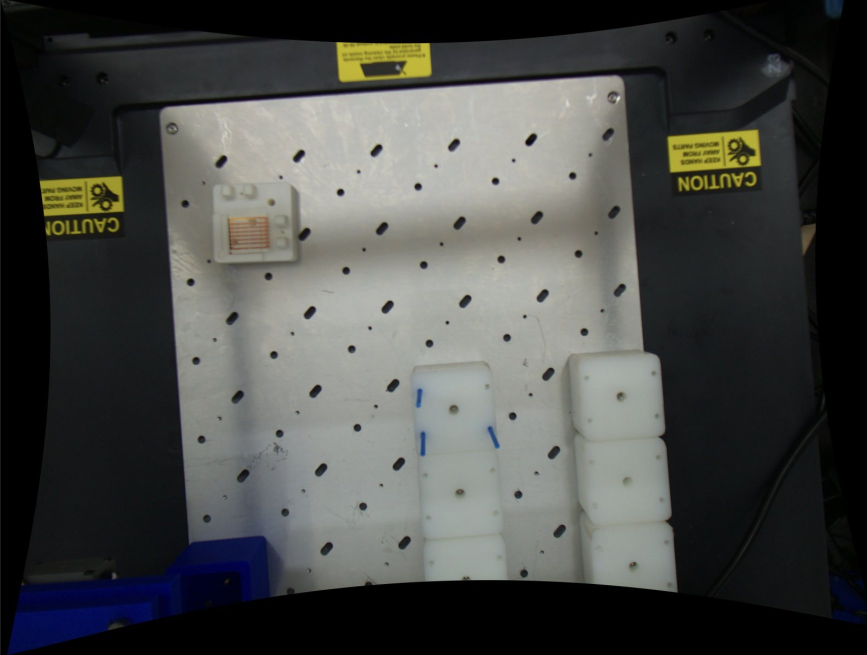
#> input picture tests/data/real_plate_corrected.jpg, 1734 x 1310 px (shown at 1/2 size)
$ python -i substrates.py   (imports and definitions only)
#> lines starting #> are read from the running program, lines starting #| are printed output that depends on the picture; after the words box and inside, x2 and y2 are one past the last pixel; in counts of white or black regions, pixels touching at a corner belong together
"""Substrate detection from red corner tape.

A port of the team's `substrateRecognition` script, same algorithm and defaults,
split into functions the GUI and the orchestrator can call on any frame instead
of only on a fresh 4056x3040 still:

1. red markers: HSV threshold for red (hue wraps, so two ranges), open to drop
   specks, close to join a fragmented marker, contours, enclosing circle.
2. pairing: each substrate has two markers on a diagonal, one upper-right and
   one lower-left. Every valid (upper-right, lower-left) pair is a candidate,
   best score first, each marker used once. The score is the distance between
   the pair, or, when the real spacing is known, how far the pair is from it.
3. numbering: sort pair centres into rows, then left to right, so S1, S2, ...
   read like text.

All pixel settings in SubstrateParams are written for a 4056 px wide frame, as
in the script. detect() rescales them to the frame it is given.
"""
from __future__ import annotations

from dataclasses import dataclass, replace
from typing import Any

import cv2
import numpy as np

REFERENCE_WIDTH = 4056


@dataclass(frozen=True)
class SubstrateParams:
    min_red_area: float = 100.0
    red_close_kernel: int = 31
    min_diagonal_dx: float = 10.0
    min_diagonal_dy: float = 10.0
    max_pair_distance: float = 1200.0
    expected_dx: float | None = None      # marker spacing in pixels at 4056 px wide
    expected_dy: float | None = None
    pair_tolerance: float = 0.30
    row_tolerance: float = 150.0

    def scaled(self, frame_width: int) -> "SubstrateParams":
        k = frame_width / REFERENCE_WIDTH
        kern = max(3, int(round(self.red_close_kernel * k)) | 1)
        return replace(
            self,
            min_red_area=self.min_red_area * k * k,
            red_close_kernel=kern,
            min_diagonal_dx=self.min_diagonal_dx * k,
            min_diagonal_dy=self.min_diagonal_dy * k,
            max_pair_distance=self.max_pair_distance * k,
            expected_dx=None if self.expected_dx is None else self.expected_dx * k,
            expected_dy=None if self.expected_dy is None else self.expected_dy * k,
            row_tolerance=self.row_tolerance * k,
        )


def detect_red_markers(bgr: np.ndarray, p: SubstrateParams) -> list[dict]:
    hsv = cv2.cvtColor(bgr, cv2.COLOR_BGR2HSV)
    m1 = cv2.inRange(hsv, np.array([0, 100, 80]), np.array([10, 255, 255]))
    m2 = cv2.inRange(hsv, np.array([170, 100, 80]), np.array([179, 255, 255]))
    mask = cv2.bitwise_or(m1, m2)
    mask = cv2.morphologyEx(mask, cv2.MORPH_OPEN, np.ones((5, 5), np.uint8))
    kernel = cv2.getStructuringElement(cv2.MORPH_ELLIPSE, (p.red_close_kernel, p.red_close_kernel))
    mask = cv2.morphologyEx(mask, cv2.MORPH_CLOSE, kernel)
    contours, _ = cv2.findContours(mask, cv2.RETR_EXTERNAL, cv2.CHAIN_APPROX_SIMPLE)
    markers = []
    for c in contours:
        area = cv2.contourArea(c)
        if area < p.min_red_area:
            continue
        (x, y), r = cv2.minEnclosingCircle(c)
        markers.append({"x": round(float(x), 2), "y": round(float(y), 2),
                        "radius": round(float(r), 2), "area": round(float(area), 2)})
    markers.sort(key=lambda m: (m["y"], m["x"]))
    return markers


def pair_markers(markers: list[dict], p: SubstrateParams) -> tuple[list[dict], list[int]]:
    cands = []
    for i, a in enumerate(markers):
        for j, b in enumerate(markers):
            if i == j:
                continue
            dx = a["x"] - b["x"]          # a is the upper-right marker
            dy = b["y"] - a["y"]          # b is the lower-left marker
            if dx < p.min_diagonal_dx or dy < p.min_diagonal_dy:
                continue
            dist = float(np.hypot(dx, dy))
            if dist > p.max_pair_distance:
                continue
            if p.expected_dx is not None and abs(dx - p.expected_dx) > p.expected_dx * p.pair_tolerance:
                continue
            if p.expected_dy is not None and abs(dy - p.expected_dy) > p.expected_dy * p.pair_tolerance:
                continue
            if p.expected_dx is not None and p.expected_dy is not None:
                score = abs(dx - p.expected_dx) / p.expected_dx + abs(dy - p.expected_dy) / p.expected_dy
            else:
                score = dist
            cands.append((score, i, j, dist))
    cands.sort(key=lambda c: c[0])
    used: set[int] = set()
    subs = []
    for _score, i, j, dist in cands:
        if i in used or j in used:
            continue
        a, b = markers[i], markers[j]
        subs.append({"marker_1": a, "marker_2": b,
                     "center_x": round((a["x"] + b["x"]) / 2, 2),
                     "center_y": round((a["y"] + b["y"]) / 2, 2),
                     "pair_distance_px": round(dist, 2)})
        used.update((i, j))
    return subs, [i for i in range(len(markers)) if i not in used]


def number_substrates(subs: list[dict], p: SubstrateParams) -> list[dict]:
    rows: list[dict] = []
    for s in sorted(subs, key=lambda s: (s["center_y"], s["center_x"])):
        row = next((r for r in rows if abs(s["center_y"] - r["y"]) <= p.row_tolerance), None)
        if row is None:
            rows.append({"y": s["center_y"], "items": [s]})
        else:
            row["items"].append(s)
            row["y"] = float(np.mean([i["center_y"] for i in row["items"]]))
    out: list[dict] = []
    for row in sorted(rows, key=lambda r: r["y"]):
        for s in sorted(row["items"], key=lambda s: s["center_x"]):
            s["substrate_id"] = len(out) + 1
            out.append(s)
    return out


def annotate(bgr: np.ndarray, markers: list[dict], subs: list[dict]) -> np.ndarray:
    out = bgr.copy()
    k = max(0.25, out.shape[1] / REFERENCE_WIDTH)
    for m in markers:
        cv2.circle(out, (int(m["x"]), int(m["y"])), max(6, int(m["radius"]) + int(5 * k)),
                   (0, 255, 0), max(2, int(5 * k)))
    scale, thick = 2.0 * k * 1.6, max(2, int(5 * k))
    for s in subs:
        label = f"S{s['substrate_id']}"
        (tw, th), _ = cv2.getTextSize(label, cv2.FONT_HERSHEY_SIMPLEX, scale, thick)
        cv2.putText(out, label, (int(s["center_x"]) - tw // 2, int(s["center_y"]) + th // 2),
                    cv2.FONT_HERSHEY_SIMPLEX, scale, (0, 0, 0), thick, cv2.LINE_AA)
    return out


def detect(rgb: np.ndarray, params: SubstrateParams | None = None) -> dict[str, Any]:
    """Run the whole pipeline on an RGB frame. Pixel results are in this frame's
    own pixels; the annotated image is BGR, ready for cv2.imwrite."""
    h, w = rgb.shape[:2]
    p = (params or SubstrateParams()).scaled(w)
    bgr = cv2.cvtColor(rgb, cv2.COLOR_RGB2BGR)
    markers = detect_red_markers(bgr, p)
    subs, unmatched = pair_markers(markers, p)
    subs = number_substrates(subs, p)
    return {
        "image_width": w, "image_height": h, "coordinate_units": "pixels",
        "marker_count": len(markers), "substrate_count": len(subs),
        "pairing_verified": False,
        "substrates": subs,
        "unmatched_markers": [markers[i] for i in unmatched],
        "_markers": markers, "_bgr": bgr,
    }

>>> import cv2
>>> picture = cv2.cvtColor(cv2.imread('../../tests/data/real_plate_corrected.jpg'), cv2.COLOR_BGR2RGB)
>>> result = detect(picture)
#> in detect, bgr is the input picture: shape (1310, 1734, 3); mean B, G, R 70.8, 73.1, 71.7
#> in detect_red_markers, `hsv = cv2.cvtColor(bgr, cv2.COLOR_BGR2HSV)`: hsv: shape (1310, 1734, 3); mean H, S, V 56.6, 32.9, 75.7
#> in detect_red_markers, `m1 = cv2.inRange(hsv, np.array([0, 100, 80]), np.array([10, 255, 255]))`:
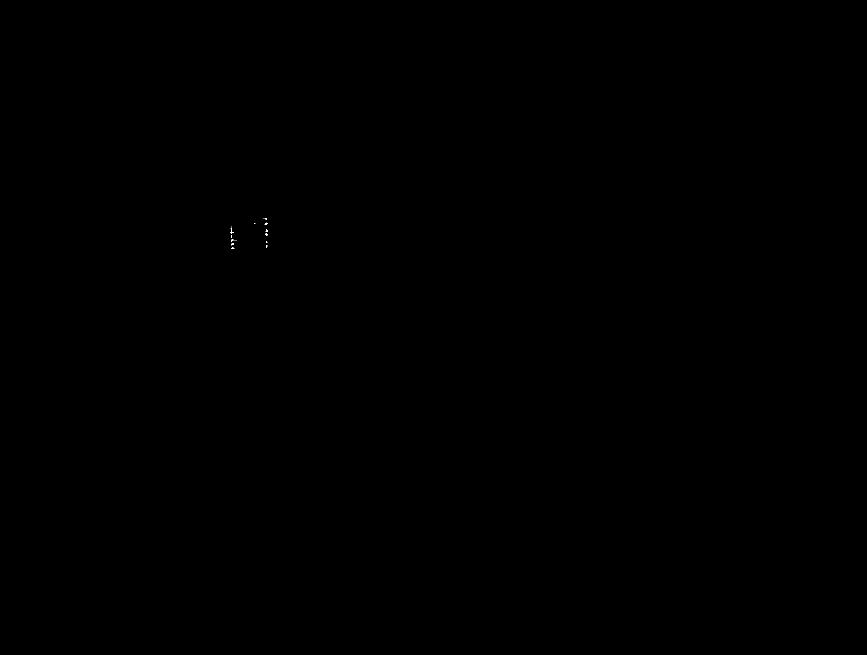
#> m1: shape (1310, 1734) (shown at 1/2 size); 0.01% white in thin lines or dots, all inside (x1, y1, x2, y2) = (461, 436, 536, 498)
#> in detect_red_markers, `m2 = cv2.inRange(hsv, np.array([170, 100, 80]), np.array([179, 255, 25..`: m2: shape (1310, 1734); every value is 0
#> in detect_red_markers, `contours, _ = cv2.findContours(mask, cv2.RETR_EXTERNAL, cv2.CHAIN_APPR..`: contours = []
#> after the loop in pair_markers, `for _score, i, j, dist in cands:`: used = 0 items
#> in detect, `subs, unmatched = pair_markers(markers, p)`: subs = []
#> result = 10 items
